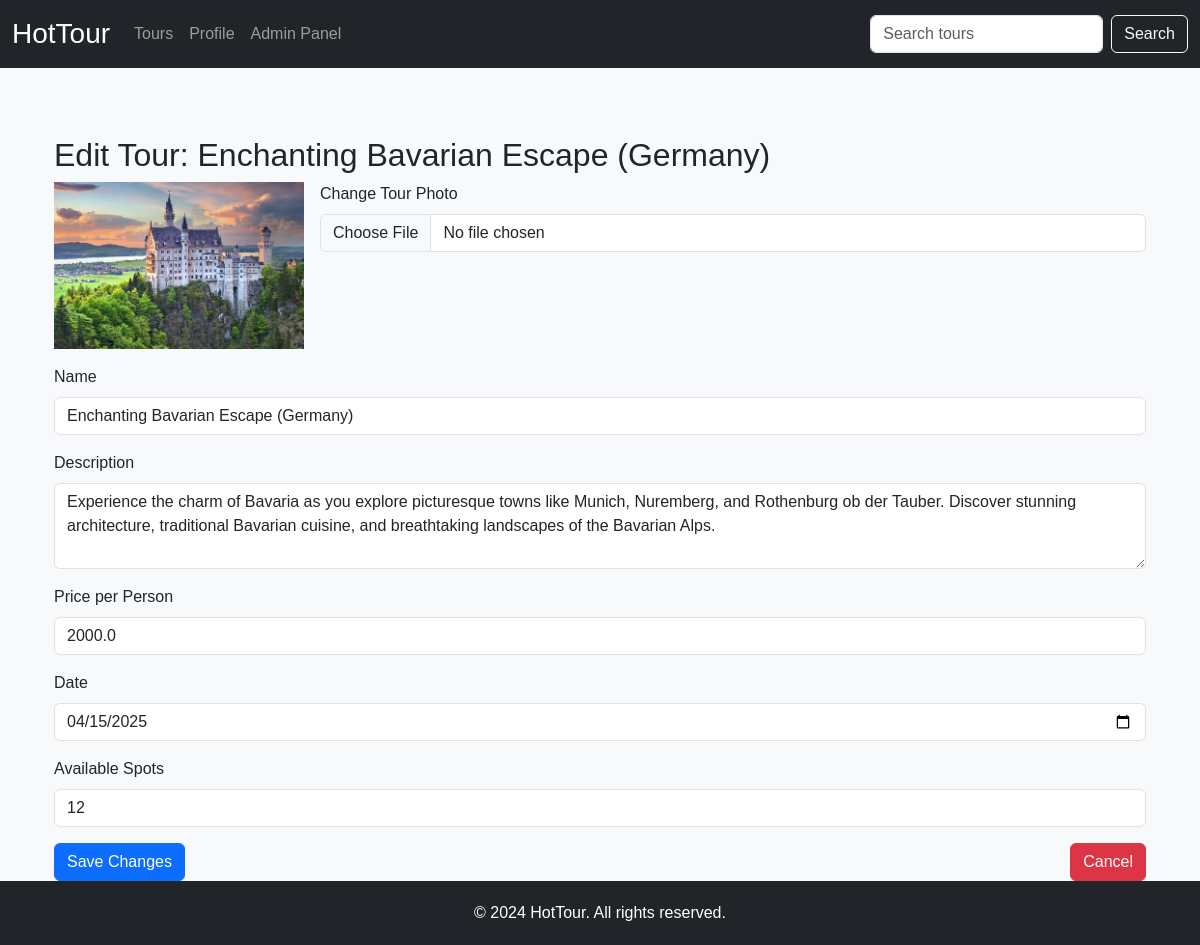
The app's page /edit_tour/1 (signed in) with its own data.
### app/db.py (models this page shows)
class Tour(db.Model):
    id = db.Column(db.Integer, primary_key=True)
    creation_time = db.Column(db.DateTime, default=datetime.utcnow)
    name = db.Column(db.String(100), nullable=False)
    image_path = db.Column(db.String(100), nullable=False)
    description = db.Column(db.Text, nullable=False)
    price_per_person = db.Column(db.Float, nullable=False)  # Цена с учетом скидки
    date = db.Column(db.Date, nullable=False)
    available_spots = db.Column(db.Integer, nullable=False)

### app/views.py (the view, shortened to what this page needs)
@app.route('/edit_tour/<int:id>', methods=['GET', 'POST'])
@login_required
def edit_tour(id):
    tour = Tour.query.get_or_404(id)
    return render_template('edit_tour.html', tour=tour)

### app/views.py (called while the page is built)
@login.user_loader
def load_user(user_id):
    return User.query.get(int(user_id))

@app.context_processor
def context_processor():
    return dict(is_admin=is_admin)

def is_admin(user_id):
    admin_ids = [1]
    return user_id in admin_ids

### app/templates/edit_tour.html (shortened to what this page needs)
{% extends "base.html" %}
{% block content %}
<div class="container mt-5">
  <h2>Edit Tour: {{ tour.name }}</h2>
  <form method="POST" action="{{ url_for('edit_tour', id=tour.id) }}" enctype="multipart/form-data">
    <div class="d-flex align-items-start mb-3">
      <div class="me-3">
        <img src="{{ url_for('static', filename=tour.image_path) }}" alt="Current Tour Photo" style="max-width: 250px;">
      </div>
      <div class="flex-grow-1">
        <label for="photo" class="form-label">Change Tour Photo</label>
        <input type="file" id="photo" name="photo" class="form-control" accept="image/*">
      </div>
    </div>
    <div class="mb-3">
      <label for="name" class="form-label">Name</label>
      <input type="text" id="name" name="name" value="{{ tour.name }}" class="form-control" required>
    </div>
    <div class="mb-3">
      <label for="description" class="form-label">Description</label>
      <textarea id="description" name="description" class="form-control" rows="3" required>{{ tour.description }}</textarea>
    </div>
    <div class="mb-3">
      <label for="price_per_person" class="form-label">Price per Person</label>
      <input type="number" id="price_per_person" name="price_per_person" value="{{ tour.price_per_person }}" class="form-control" required>
    </div>
    <div class="mb-3">
      <label for="date" class="form-label">Date</label>
      <input type="date" id="date" name="date" value="{{ tour.date.strftime('%Y-%m-%d') }}" class="form-control" required>
    </div>
    <div class="mb-3">
      <label for="available_spots" class="form-label">Available Spots</label>
      <input type="number" id="available_spots" name="available_spots" value="{{ tour.available_spots }}" class="form-control" required>
    </div>
    <div class="d-flex justify-content-between">
      <button type="submit" class="btn btn-primary">Save Changes</button>
      <a href="{{ url_for('admin_panel') }}" class="btn btn-danger">Cancel</a>
    </div>
  </form>
</div>
{% endblock %}

### app/templates/base.html (style rules this page uses)
body { font-family: Arial, sans-serif; background-color: #f8f9fa; display: flex; flex-direction: column; min-height: 100vh; }

### records on screen
Tour: name "Enchanting Bavarian Escape (Germany)", image_path (picture), description "Experience the charm of Bavaria as you explore picturesque towns like Munich, Nuremberg, and Rothenburg ob der Tauber. Discover stunning architecture, traditional Bavarian cuisine, and breathtaking landscapes of the Bavarian Alps.", price_per_person "2000.0", date "04/15/2025", available_spots "12"
